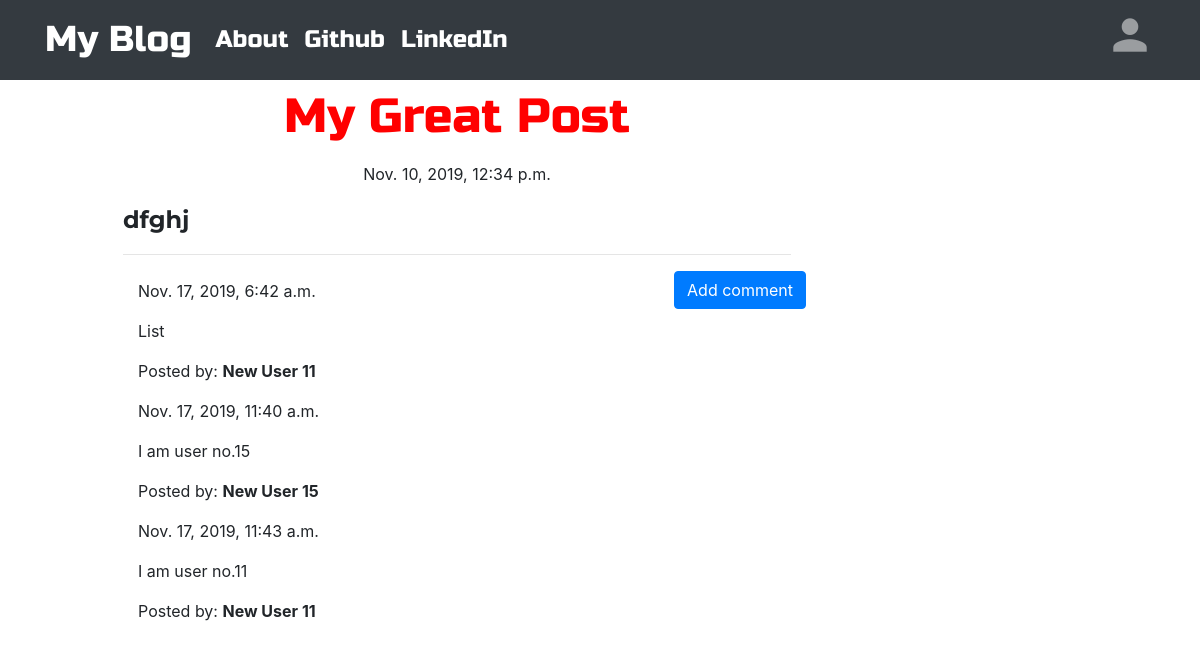
/blog/detail/13, run on the app's committed database.
### blog/models.py (models this page shows, shortened)
class Post(models.Model):
    author = models.ForeignKey('auth.User', on_delete= models.CASCADE)
    title = models.CharField(max_length=200)
    text = models.TextField()
    create_date = models.DateTimeField(default=timezone.now)
    publish_date = models.DateTimeField(blank=True,null=True)

class Comment(models.Model):
    post = models.ForeignKey(Post, on_delete = models.CASCADE, related_name='comments')
    author = models.CharField(max_length=200)
    text = models.TextField()
    create_date = models.DateTimeField(default= timezone.now)
    approve_comment = models.BooleanField(default=False)

### blog/views.py (the view)
# urls.py: path('detail/<int:pk>',views.PostDetailView.as_view(),name='post_detail'),
class PostDetailView(DetailView):
    model = Post

### blog/templates/blog/post_detail.html (shortened to what this page needs)
{% extends 'blog/blog_base.html' %} {% block content %}
<h1 class="posttitle color" style="text-align:center">{{ post.title }}</h1>
{% if post.publish_date %}
<div class="date postdate mt-3">
  {{ post.publish_date }}
</div>
{% else %}
<a href="{% url 'blog:publish' pk=post.pk %}" class="btn btn-primary mt-3"
  >Publish</a
>
{% endif %}
<p class="postcontent mt-3">
  <span><strong>{{ post.text|linebreaksbr}}</strong></span>
</p>
<hr />
<a
  href="{% url 'blog:comment' pk=post.pk %}"
  class="btn btn-primary btn-comment"
  >Add comment</a
>
<div class="container mt-4">
  {% for comment in post.comments.all %}
  <p>{{ comment.create_date }}</p>
  <p>
    <span>{{ comment.text }}</span>
  </p>
  <p>Posted by: <strong>{{ comment.author }}</strong></p>
  {% empty %}
  <p>No comments posted.</p>
  {% endfor %}
</div>
{% endblock %}

### blog/templates/blog/blog_base.html (shortened to what this page needs)
<!DOCTYPE html>
{% load static %}
<html lang="en">
  <head>
    <link
      rel="stylesheet"
      href="https://stackpath.bootstrapcdn.com/bootstrap/4.3.1/css/bootstrap.min.css"
    />
    <link rel="stylesheet" href="{% static 'css/blog.css' %}" />
  </head>
  <body>
    <nav
      class="navbar navbar-expand-lg navbar-dark bg-dark mb-2 sticky-top techfont"
    >
      <div class="container">
        <a class="navbar-brand bigbrand" href="{% url 'list' %}">My Blog</a>
        <div class="collapse navbar-collapse" id="navbarSupportedContent">
          <ul class="navbar-nav mr-auto">
            <li class="nav-item active">
              <a class="nav-link" href="{% url 'blog:about' %}">About</a>
            </li>
            <li class="nav-item active">
              <a class="nav-link" href="https://github.com">Github</a>
            </li>
            <li class="nav-item active">
              <a class="nav-link" href="https://linkedin.com">LinkedIn</a>
            </li>
          </ul>
          <ul class="navbar-nav">
            {% if user.is_authenticated %}
            <li class="nav-item active">
              <a class="nav-link" href="{% url 'blog:create' %}"
                >New Blog <span class="sr-only"></span
              ></a>
            </li>
            <li class="nav-item active">
              <a class="nav-link" href="{% url 'blog:postdraft' %}">Drafts</a>
            </li>
            <li class="nav-item active">
              <a class="nav-link" href="{% url 'logout' %}">Logout</a>
            </li>
            <li class="nav-item active">
              <a class="nav-link" href="">Welcome: {{user.username | title}}</a>
            </li>
            {% else %}
            <li class="nav-item ">
              <a class="nav-link p-0 " href="{% url 'login' %}"
                ><span
                  ><i class="material-icons md-36">
                  </i></span
                ></a
              >
            </li>
            {% endif %}
          </ul>
        </div>
      </div>
    </nav>
    <div class="container">
      <div class="container">
        <div class="row ml-5">
          <div class="col-md-8">
            <div>
              {% block content %} {% endblock %}
            </div>
          </div>
        </div>
      </div>
    </div>
  </body>
</html>

### blog/static/css/blog.css (style rules this page uses)
.color { color: red; animation-name: example; animation-duration: 4s; animation-iteration-count: infinite; }
.material-icons.md-36 { font-size: 50px; }
.postcontent { font-family: "Montserrat"; font-size: 1.5em; }
.bigbrand { font-size: 1.5em; }
.posttitle { font-family: "Russo One", sans-serif; font-size: 3em; text-align: center; }
.techfont { font-family: "Russo One", sans-serif; font-size: 1.5em; margin-bottom: 10px; }
.postdate { text-align: center; }
.btn-comment { position: absolute; right: 0px; }

### data on the page
Post: title "My Great Post", publish_date "Nov. 10, 2019, 12:34 p.m.", text "dfghj"
Comment: create_date "Nov. 17, 2019, 6:42 a.m.", text "List", author "New User 11"
Comment: create_date "Nov. 17, 2019, 11:40 a.m.", text "I am user no.15", author "New User 15"
Comment: create_date "Nov. 17, 2019, 11:43 a.m.", text "I am user no.11", author "New User 11"
